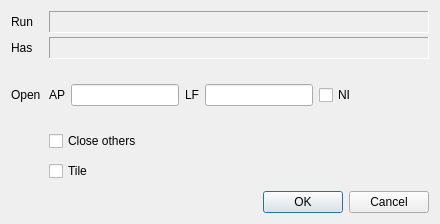
<?xml version="1.0" encoding="UTF-8"?>
<ui version="4.0">
 <class>FVW_LinkDialog</class>
 <widget class="QDialog" name="FVW_LinkDialog">
  <property name="geometry">
   <rect>
    <x>0</x>
    <y>0</y>
    <width>440</width>
    <height>224</height>
   </rect>
  </property>
  <property name="sizePolicy">
   <sizepolicy hsizetype="MinimumExpanding" vsizetype="MinimumExpanding">
    <horstretch>0</horstretch>
    <verstretch>0</verstretch>
   </sizepolicy>
  </property>
  <property name="minimumSize">
   <size>
    <width>440</width>
    <height>224</height>
   </size>
  </property>
  <property name="windowTitle">
   <string>Link This Run's Files</string>
  </property>
  <layout class="QGridLayout" name="gridLayout_2">
   <property name="verticalSpacing">
    <number>10</number>
   </property>
   <item row="0" column="0">
    <layout class="QGridLayout" name="gridLayout">
     <property name="horizontalSpacing">
      <number>8</number>
     </property>
     <property name="verticalSpacing">
      <number>4</number>
     </property>
     <item row="5" column="1">
      <layout class="QVBoxLayout" name="verticalLayout">
       <property name="spacing">
        <number>10</number>
       </property>
       <item>
        <widget class="QCheckBox" name="closeChk">
         <property name="sizePolicy">
          <sizepolicy hsizetype="Preferred" vsizetype="Preferred">
           <horstretch>0</horstretch>
           <verstretch>0</verstretch>
          </sizepolicy>
         </property>
         <property name="text">
          <string>Close others</string>
         </property>
        </widget>
       </item>
       <item>
        <widget class="QCheckBox" name="tileChk">
         <property name="sizePolicy">
          <sizepolicy hsizetype="Preferred" vsizetype="Preferred">
           <horstretch>0</horstretch>
           <verstretch>0</verstretch>
          </sizepolicy>
         </property>
         <property name="text">
          <string>Tile</string>
         </property>
        </widget>
       </item>
      </layout>
     </item>
     <item row="0" column="0">
      <widget class="QLabel" name="label">
       <property name="text">
        <string>Run</string>
       </property>
      </widget>
     </item>
     <item row="0" column="1">
      <widget class="QLabel" name="runLbl">
       <property name="enabled">
        <bool>true</bool>
       </property>
       <property name="sizePolicy">
        <sizepolicy hsizetype="MinimumExpanding" vsizetype="Preferred">
         <horstretch>1</horstretch>
         <verstretch>0</verstretch>
        </sizepolicy>
       </property>
       <property name="minimumSize">
        <size>
         <width>0</width>
         <height>22</height>
        </size>
       </property>
       <property name="palette">
        <palette>
         <active>
          <colorrole role="WindowText">
           <brush brushstyle="SolidPattern">
            <color alpha="255">
             <red>71</red>
             <green>3</green>
             <blue>34</blue>
            </color>
           </brush>
          </colorrole>
         </active>
         <inactive>
          <colorrole role="WindowText">
           <brush brushstyle="SolidPattern">
            <color alpha="255">
             <red>71</red>
             <green>3</green>
             <blue>34</blue>
            </color>
           </brush>
          </colorrole>
         </inactive>
         <disabled>
          <colorrole role="WindowText">
           <brush brushstyle="SolidPattern">
            <color alpha="255">
             <red>106</red>
             <green>104</green>
             <blue>100</blue>
            </color>
           </brush>
          </colorrole>
         </disabled>
        </palette>
       </property>
       <property name="frameShape">
        <enum>QFrame::Panel</enum>
       </property>
       <property name="frameShadow">
        <enum>QFrame::Sunken</enum>
       </property>
       <property name="lineWidth">
        <number>1</number>
       </property>
       <property name="text">
        <string/>
       </property>
      </widget>
     </item>
     <item row="1" column="0">
      <widget class="QLabel" name="label_3">
       <property name="text">
        <string>Has</string>
       </property>
      </widget>
     </item>
     <item row="1" column="1">
      <widget class="QLabel" name="hasLbl">
       <property name="enabled">
        <bool>true</bool>
       </property>
       <property name="sizePolicy">
        <sizepolicy hsizetype="MinimumExpanding" vsizetype="Preferred">
         <horstretch>1</horstretch>
         <verstretch>0</verstretch>
        </sizepolicy>
       </property>
       <property name="minimumSize">
        <size>
         <width>0</width>
         <height>22</height>
        </size>
       </property>
       <property name="palette">
        <palette>
         <active>
          <colorrole role="WindowText">
           <brush brushstyle="SolidPattern">
            <color alpha="255">
             <red>71</red>
             <green>3</green>
             <blue>34</blue>
            </color>
           </brush>
          </colorrole>
         </active>
         <inactive>
          <colorrole role="WindowText">
           <brush brushstyle="SolidPattern">
            <color alpha="255">
             <red>71</red>
             <green>3</green>
             <blue>34</blue>
            </color>
           </brush>
          </colorrole>
         </inactive>
         <disabled>
          <colorrole role="WindowText">
           <brush brushstyle="SolidPattern">
            <color alpha="255">
             <red>106</red>
             <green>104</green>
             <blue>100</blue>
            </color>
           </brush>
          </colorrole>
         </disabled>
        </palette>
       </property>
       <property name="frameShape">
        <enum>QFrame::Panel</enum>
       </property>
       <property name="frameShadow">
        <enum>QFrame::Sunken</enum>
       </property>
       <property name="lineWidth">
        <number>1</number>
       </property>
       <property name="text">
        <string/>
       </property>
      </widget>
     </item>
     <item row="2" column="0">
      <spacer name="verticalSpacer_2">
       <property name="orientation">
        <enum>Qt::Vertical</enum>
       </property>
       <property name="sizeType">
        <enum>QSizePolicy::Expanding</enum>
       </property>
       <property name="sizeHint" stdset="0">
        <size>
         <width>20</width>
         <height>14</height>
        </size>
       </property>
      </spacer>
     </item>
     <item row="3" column="1">
      <layout class="QHBoxLayout" name="horizontalLayout">
       <property name="spacing">
        <number>6</number>
       </property>
       <item>
        <widget class="QLabel" name="label_4">
         <property name="text">
          <string>AP</string>
         </property>
        </widget>
       </item>
       <item>
        <widget class="QLineEdit" name="apLE">
         <property name="sizePolicy">
          <sizepolicy hsizetype="MinimumExpanding" vsizetype="Fixed">
           <horstretch>0</horstretch>
           <verstretch>0</verstretch>
          </sizepolicy>
         </property>
         <property name="minimumSize">
          <size>
           <width>100</width>
           <height>0</height>
          </size>
         </property>
         <property name="toolTip">
          <string>E.g. 0,3:6</string>
         </property>
        </widget>
       </item>
       <item>
        <widget class="QLabel" name="label_5">
         <property name="text">
          <string>LF</string>
         </property>
        </widget>
       </item>
       <item>
        <widget class="QLineEdit" name="lfLE">
         <property name="sizePolicy">
          <sizepolicy hsizetype="MinimumExpanding" vsizetype="Fixed">
           <horstretch>0</horstretch>
           <verstretch>0</verstretch>
          </sizepolicy>
         </property>
         <property name="minimumSize">
          <size>
           <width>100</width>
           <height>0</height>
          </size>
         </property>
         <property name="toolTip">
          <string>E.g. 0,3:6</string>
         </property>
        </widget>
       </item>
       <item>
        <widget class="QCheckBox" name="NIChk">
         <property name="sizePolicy">
          <sizepolicy hsizetype="Preferred" vsizetype="Preferred">
           <horstretch>0</horstretch>
           <verstretch>0</verstretch>
          </sizepolicy>
         </property>
         <property name="text">
          <string>NI</string>
         </property>
        </widget>
       </item>
       <item>
        <spacer name="horizontalSpacer">
         <property name="orientation">
          <enum>Qt::Horizontal</enum>
         </property>
         <property name="sizeHint" stdset="0">
          <size>
           <width>40</width>
           <height>20</height>
          </size>
         </property>
        </spacer>
       </item>
      </layout>
     </item>
     <item row="3" column="0">
      <widget class="QLabel" name="label_2">
       <property name="text">
        <string>Open</string>
       </property>
      </widget>
     </item>
     <item row="4" column="0">
      <spacer name="verticalSpacer">
       <property name="orientation">
        <enum>Qt::Vertical</enum>
       </property>
       <property name="sizeHint" stdset="0">
        <size>
         <width>20</width>
         <height>14</height>
        </size>
       </property>
      </spacer>
     </item>
    </layout>
   </item>
   <item row="1" column="0">
    <widget class="QDialogButtonBox" name="buttonBox">
     <property name="focusPolicy">
      <enum>Qt::StrongFocus</enum>
     </property>
     <property name="orientation">
      <enum>Qt::Horizontal</enum>
     </property>
     <property name="standardButtons">
      <set>QDialogButtonBox::Cancel|QDialogButtonBox::Ok</set>
     </property>
    </widget>
   </item>
  </layout>
 </widget>
 <tabstops>
  <tabstop>buttonBox</tabstop>
  <tabstop>apLE</tabstop>
  <tabstop>lfLE</tabstop>
  <tabstop>NIChk</tabstop>
  <tabstop>closeChk</tabstop>
  <tabstop>tileChk</tabstop>
 </tabstops>
 <resources/>
 <connections>
  <connection>
   <sender>buttonBox</sender>
   <signal>accepted()</signal>
   <receiver>FVW_LinkDialog</receiver>
   <slot>accept()</slot>
   <hints>
    <hint type="sourcelabel">
     <x>248</x>
     <y>254</y>
    </hint>
    <hint type="destinationlabel">
     <x>157</x>
     <y>274</y>
    </hint>
   </hints>
  </connection>
  <connection>
   <sender>buttonBox</sender>
   <signal>rejected()</signal>
   <receiver>FVW_LinkDialog</receiver>
   <slot>reject()</slot>
   <hints>
    <hint type="sourcelabel">
     <x>316</x>
     <y>260</y>
    </hint>
    <hint type="destinationlabel">
     <x>286</x>
     <y>274</y>
    </hint>
   </hints>
  </connection>
 </connections>
</ui>
